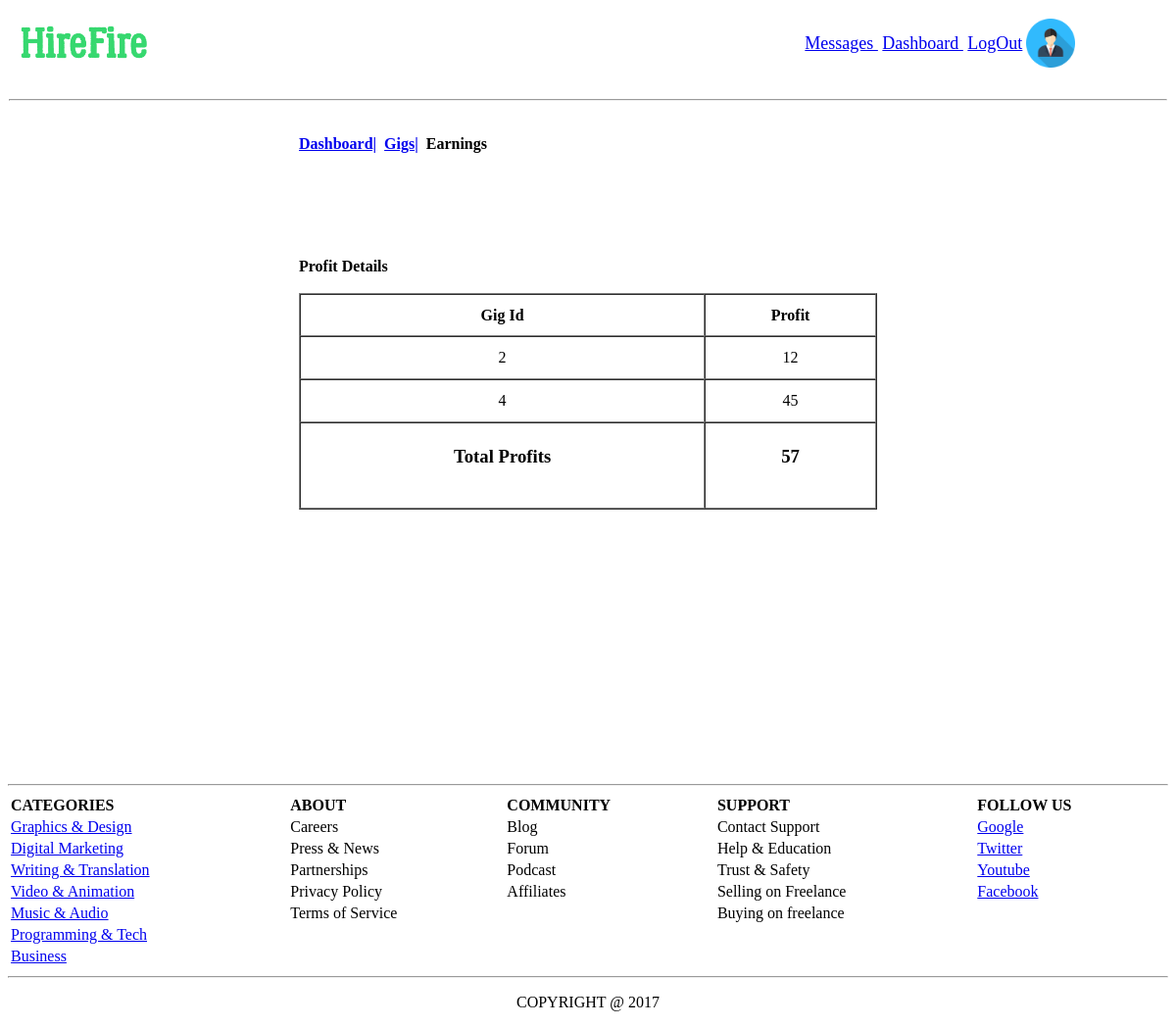
/HireFire/App/Admin/earnings.php (signed in), run on an earlier commit of the app's database.
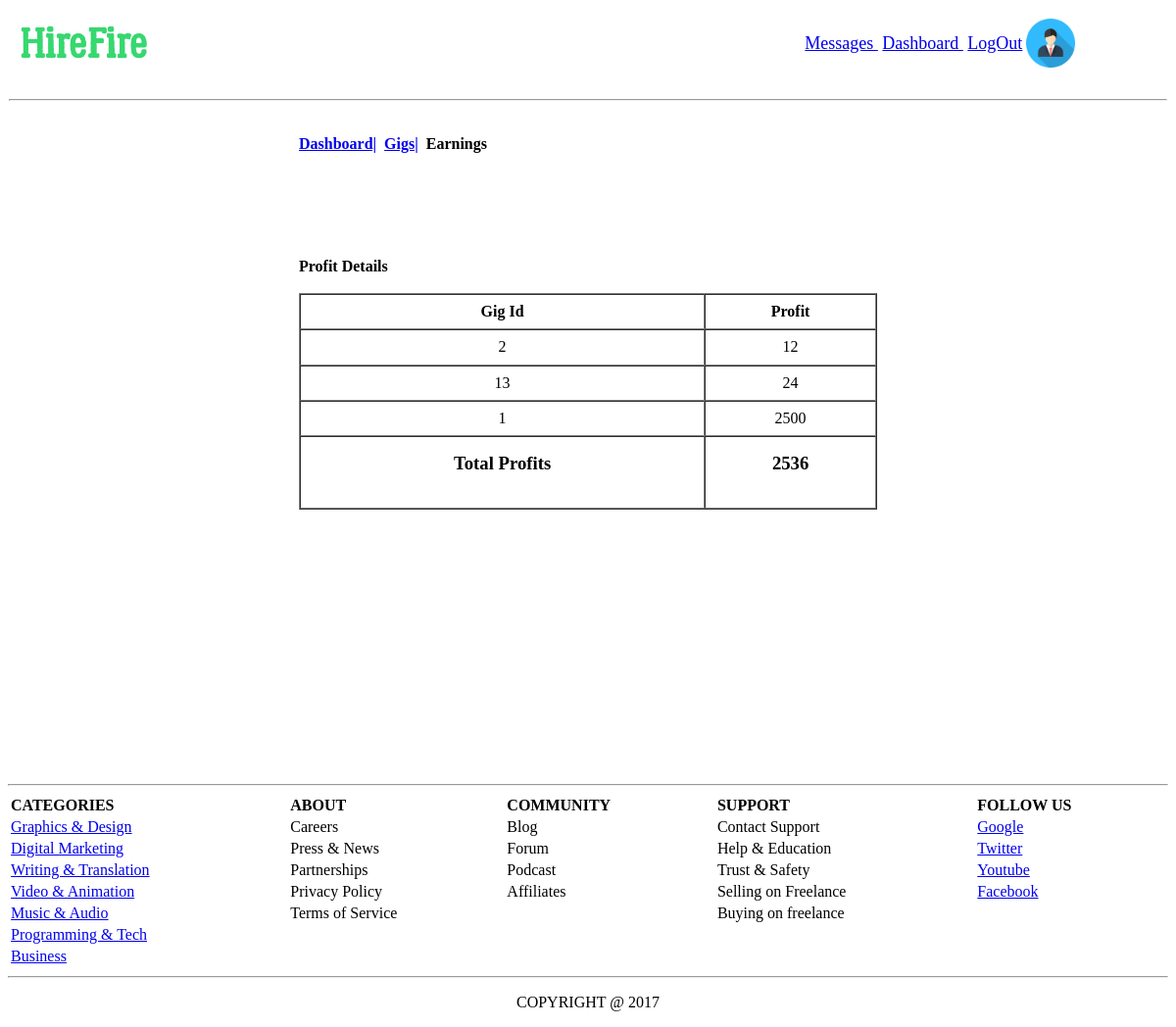
And on a later commit of the database.
### tables this page shows
CREATE TABLE `companyprofit` (
  `pId` int(11) NOT NULL,
  `gId` int(11) NOT NULL,
  `profit` int(11) NOT NULL
);

### HireFire/data/data_access.php (called while the page is built, shortened)
<?php
    $host="localhost";
    $user="root";
    $pass="";
    $dbname="hirefire_db";
    $port=3306;
    function executeSQL($sql){
        global $host, $user, $pass, $dbname, $port;
        $link=mysqli_connect($host, $user, $pass, $dbname, $port);
        $result = mysqli_query($link,$sql);
        return $result;
    }
?>

### HireFire/data/person_data_access(reza).php (called while the page is built, shortened)
<?php require_once "data_access.php";?>
<?php
	function profitDetailsFromDb()
	{
		$sql = "SELECT * FROM companyprofit";
		$result = executeSQL($sql);
		$profits = array();
        for($i=0; $row=mysqli_fetch_assoc($result); ++$i){
            $profits[$i] = $row;
        }
        return $profits;
	}
?>

### HireFire/App/Admin/earnings.php (the view, shortened to what this page needs)
<php>
	<head>
	</head>
	<body>
	    <table border="0" width="100%" height="100%" cellspacing="0">
		    <tr height="8%">
			    <td colspan="3">
				    <table  border="0" width="100%" border="1">
				        <tr>
							<td><a href="../Categories/programing.php"><img src="../image/image.png" width="150"></a></td>
							</td>
							<td align="right">
								<font size="4"><a href="inbox.php">Messages&nbsp;</a>
								<a href="admin.php">Dashboard&nbsp;</a>
								<a href="logout_handler.php">LogOut</a></font>
							</td>
							<td><a href="admin.php"><img src="../image/b.png" width="50"></a></td>
				        </tr>
				    </table>
			<tr height="5%">
				<td colspan="3"><hr/></td>
			</tr>
			<tr height="5%">
			    <td width="25%"></td>
				<td width="30%">
						<a href="admin.php"> <b>Dashboard|</a>&nbsp;
						  <a href="gigs_admin.php"><b>Gigs|</b></a>&nbsp;
						  <a > <b>Earnings</a>
				</td>
				<td width="45%"></td>
            </tr>
			<tr height="50%">
                <td width="10%"></td>
				<td width="50%" height="50%">
					<a><b>Profit Details</b></a><br/>&nbsp;
					<table width="100%" height="50%" border="1" cellspacing="0">
						    <tr >
							   <td><center><b>Gig Id</b></center></td>
							   <td><center><b>Profit</b></center></td>
							</tr>
						<?php
							 $profits=profitDetailsFromDb();
							$totalProfits=0;
							foreach ($profits as $value)
							{
							   $gigId=$value['gId'];
							   $profit=$value['profit'];
							   $totalProfits+=$profit;
								echo "<tr>";
								echo "<td ><center>$gigId</center></td><td><center>$profit</center></td>";
								echo "</tr>";
							}
						?>
						<tr>
							<td><center><b><h3>Total Profits</h3></b></center></td>
							<td><center><b><h3><?php echo $totalProfits; ?></h3></b></center></td>
						</tr>
					</table>
				</td>
				<td width="40%">
				</td>
			</tr>
			<tr colspan="3" height="20%">
			    <table border="0" width="100%">
				      <hr>
					    <tr>
					       <th align="left">CATEGORIES</th>
					   <th align="left">ABOUT</th>
					   <th align="left">COMMUNITY</th>
					   <th align="left">SUPPORT</th>
					   <th align="left">FOLLOW US</th>
				   </tr>
				   <tr>
						<td> <a href="../categories/Graphics.php">Graphics & Design</a></td>
						<td>Careers</td>
						<td>Blog</td>
						<td>Contact Support</td>
						<td> <a href="www.google.com">Google</a></td>
					</tr>
					<tr>
						<td><a href="../categories/digital.php">Digital Marketing</a></td>
						<td>Press & News</td>
						<td>Forum</td>
						<td>Help & Education</td>
						<td>  <a href="www.Twitter.com">Twitter</a></td>
					</tr>
					<tr>
						<td><a href="../categories/writing.php">Writing & Translation</a></td>
						<td>Partnerships</td>
						<td>Podcast</td>
						<td>Trust & Safety</td>
						<td> <a href="www.Youtube.com">Youtube</a></td>
					</tr>
					<tr>
						<td><a href="../categories/video.php"> Video & Animation</a></td>
						<td>Privacy Policy</td>
						<td>Affiliates</td>
						<td>Selling on Freelance</td>
						<td> <a href="www.facebook.com">Facebook</a></td>
					</tr>
					<tr>
						<td><a href="../categories/music.php"> Music & Audio</a></td>
						<td>Terms of Service</td>
						<td></td>
						<td>Buying on freelance</td>
						<td></td>
					</tr>
					<tr>
						<td> <a href="../categories/programing.php">Programming & Tech</a></td>
						<td></td>
						<td></td>
						<td></td>
						<td></td>
					</tr>
					<tr>
						<td><a href="../categories/business.php">Business</a></td>
						<td></td>
						<td></td>
						<td></td>
						<td></td>
				   </tr>
				</table>
			</tr>
			<tr height="5%">
						<td><hr><p align="center">COPYRIGHT @ 2017</p></td>
			</tr>
	</body>
</html>

What changed in the data, as far as the page shows it:
changed companyprofit (number 2 of 3 on the later page): gId "4" → "13"; profit "45" → "24"
added companyprofit: gId "1", profit "2500"
Also different on the page:
$totalProfits: "57" → "2536"
